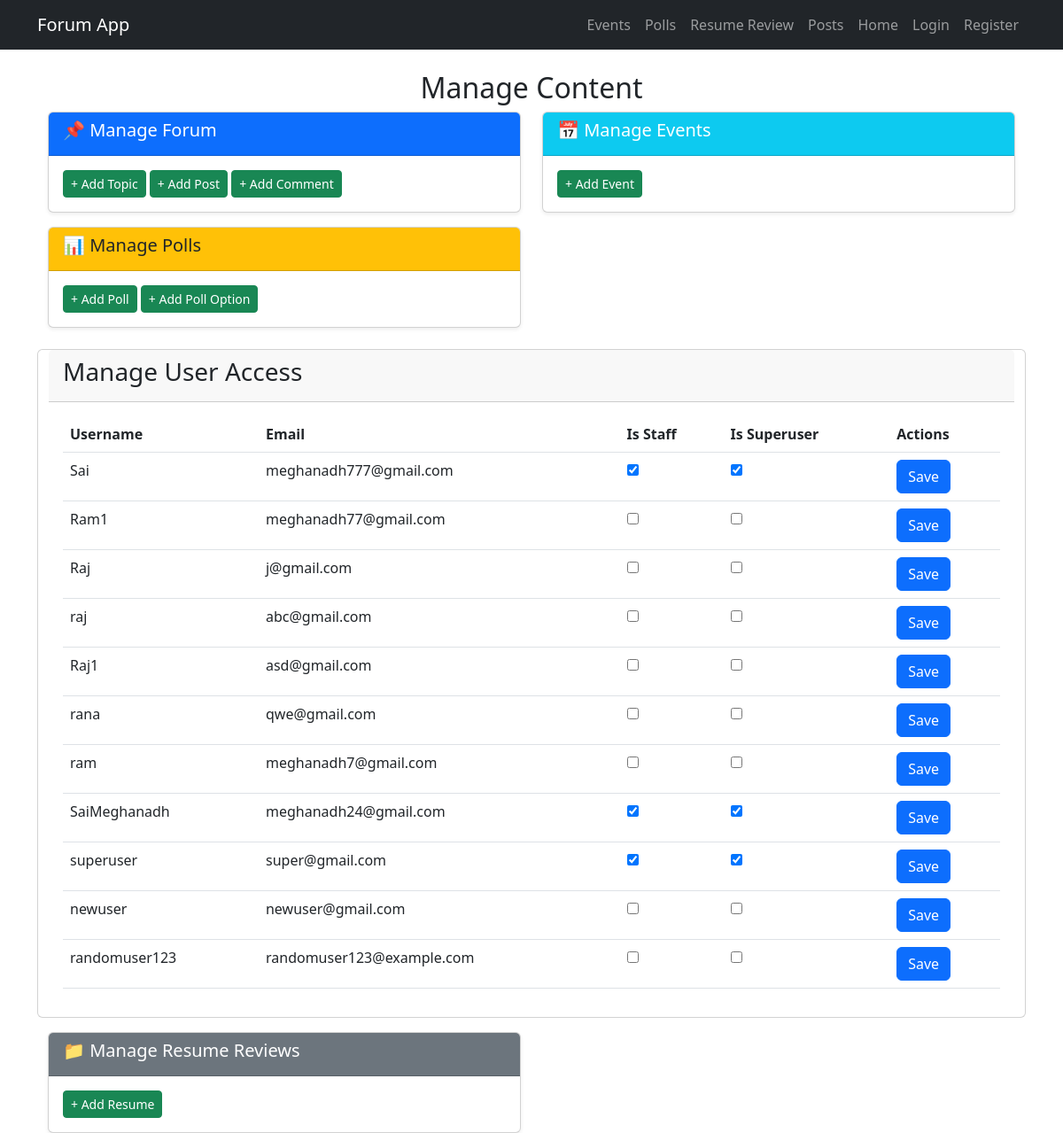
The app's page /manage/, older data.
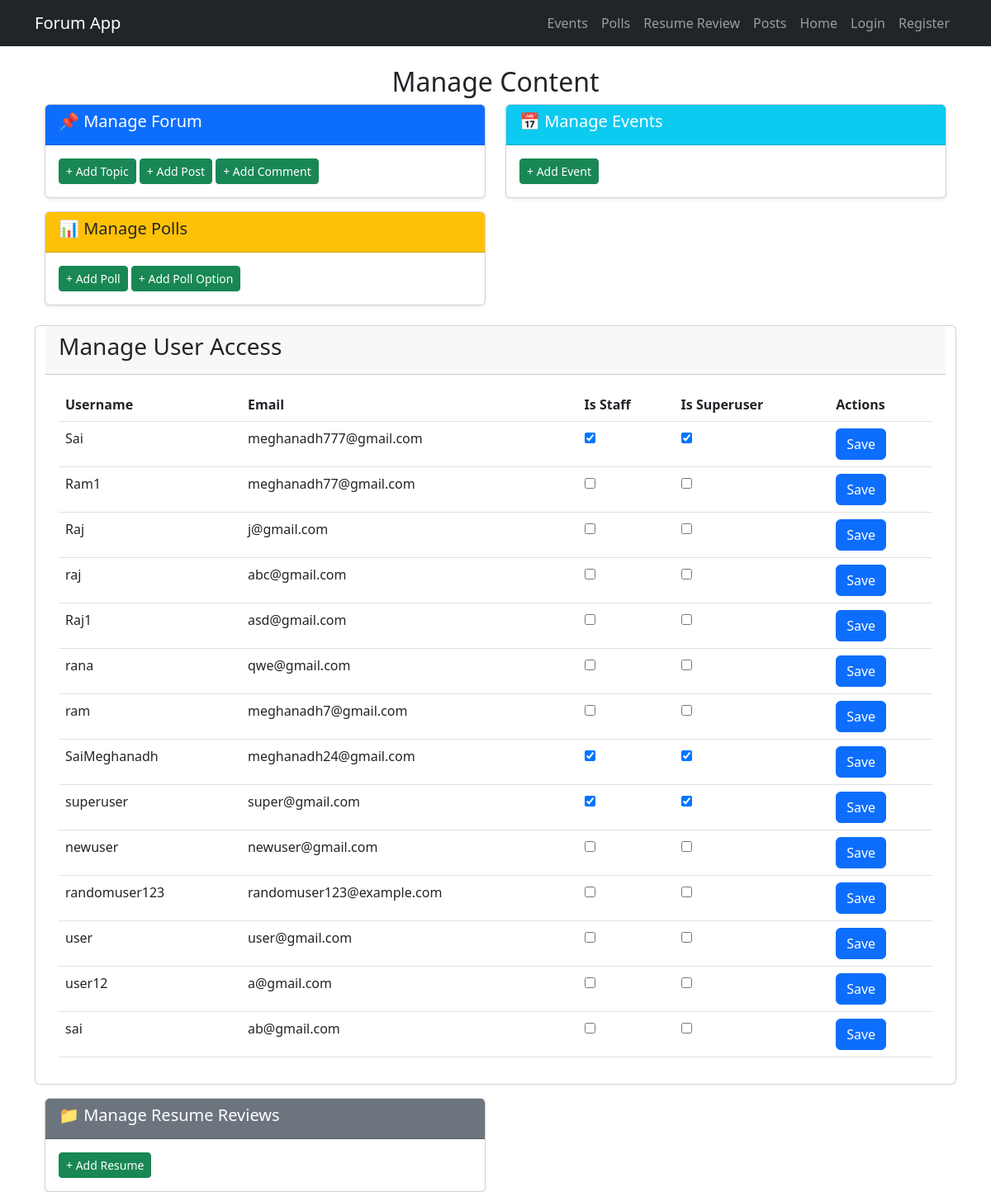
The same page, newer data.
### forum/models.py (models this page shows, shortened)
class User(AbstractUser):  # Extends Django's built-in User model
    name = models.CharField(max_length=255)
    email = models.EmailField(unique=True)
    USERNAME_FIELD = "email"  # This tells Django to use email instead of username
    REQUIRED_FIELDS = ["username"]  # Username is still required

### forum/views.py (the view)
# urls.py: path("manage/", manage_content, name="manage_content"),
def manage_content(request):
    User = get_user_model()
    users = User.objects.all()
    return render(request, "manage_content.html", {"users": users})

### forum/templates/manage_content.html (shortened to what this page needs)
{% extends "base.html" %}
{% block content %}
<div class="container mt-4">
    <h2 class="text-center">Manage Content</h2>
    <div class="row">
        <div class="col-md-6">
            <div class="card shadow-sm">
                <div class="card-header bg-primary text-white">
                    <h5>📌 Manage Forum</h5>
                </div>
                <div class="card-body">
                    <a href="{% url 'add_object' 'topic' %}" class="btn btn-success btn-sm">+ Add Topic</a>
                    <a href="{% url 'add_object' 'post' %}" class="btn btn-success btn-sm">+ Add Post</a>
                    <a href="{% url 'add_object' 'comment' %}" class="btn btn-success btn-sm">+ Add Comment</a>
                </div>
            </div>
        </div>
        <div class="col-md-6">
            <div class="card shadow-sm">
                <div class="card-header bg-info text-white">
                    <h5>📅 Manage Events</h5>
                </div>
                <div class="card-body">
                    <a href="{% url 'add_object' 'event' %}" class="btn btn-success btn-sm">+ Add Event</a>
                </div>
            </div>
        </div>
        <div class="col-md-6 mt-3">
            <div class="card shadow-sm">
                <div class="card-header bg-warning text-dark">
                    <h5>📊 Manage Polls</h5>
                </div>
                <div class="card-body">
                    <a href="{% url 'add_object' 'poll' %}" class="btn btn-success btn-sm">+ Add Poll</a>
                    <a href="{% url 'add_object' 'polloption' %}" class="btn btn-success btn-sm">+ Add Poll Option</a>
                </div>
            </div>
        </div>
<div class="card mt-4">
    <div class="card-header">
        <h3>Manage User Access</h3>
    </div>
    <div class="card-body">
        <table class="table">
            <thead>
                <tr>
                    <th>Username</th>
                    <th>Email</th>
                    <th>Is Staff</th>
                    <th>Is Superuser</th>
                    <th>Actions</th>
                </tr>
            </thead>
            <tbody>
                {% for user in users %}
                <tr>
                    <td>{{ user.username }}</td>
                    <td>{{ user.email }}</td>
                    <td>
                        <input type="checkbox" class="permission-toggle" data-user-id="{{ user.id }}" data-perm="is_staff" {% if user.is_staff %}checked{% endif %}>
                    </td>
                    <td>
                        <input type="checkbox" class="permission-toggle" data-user-id="{{ user.id }}" data-perm="is_superuser" {% if user.is_superuser %}checked{% endif %}>
                    </td>
                    <td>
                        <button class="btn btn-primary save-permissions" data-user-id="{{ user.id }}">Save</button>
                    </td>
                </tr>
                {% endfor %}
            </tbody>
        </table>
    </div>
</div>
        <div class="col-md-6 mt-3">
            <div class="card shadow-sm">
                <div class="card-header bg-secondary text-white">
                    <h5>📁 Manage Resume Reviews</h5>
                </div>
                <div class="card-body">
                    <a href="{% url 'add_object' 'resume' %}" class="btn btn-success btn-sm">+ Add Resume</a>
                </div>
            </div>
        </div>
    </div>
</div>
{% endblock %}

Row changes from the older to the newer data that the page shows:
added User: username "user", email "user@gmail.com"
added User: username "user12", email "a@gmail.com"
added User: username "sai", email "ab@gmail.com"
